Frame 1 (no input): blank canvas, image omitted
Frame 60 (no input): blank canvas, image omitted
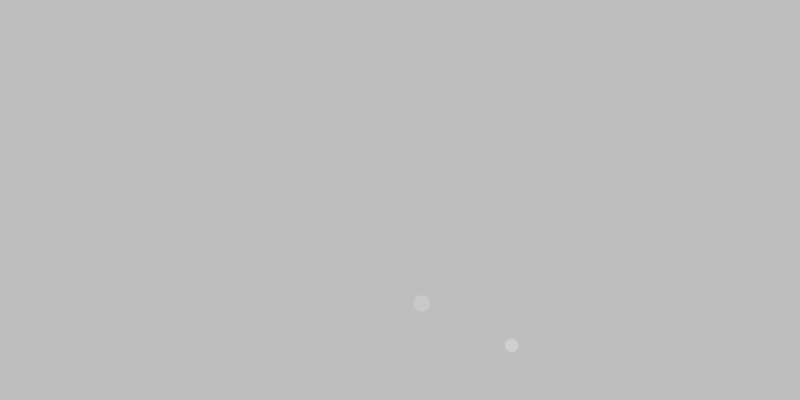
Frame 120 (the mouse pressed at the canvas centre since frame 60)

The p5.js sketch whose frames 1 and 60 were blank and that drew this single picture after the mouse press (run headless with seeded random() and noise() and a simulated clock; from frame 60 on, the mouse is pressed at the canvas centre):

// p5.js sketch
// ── sketch.js
let particleSystem;
function setup() {
    createCanvas(800, 400);
    particleSystem = new ParticleSystem();
}

function draw() {
    background(190);
    particleSystem.loop();
}

function mousePressed() {
    particleSystem.addParticles(mouseX, mouseY, 10);
}
// ── particle-system.js
class ParticleSystem {
    constructor() {
        this.particles = [];
        this.gravity = createVector(0, 0.1);
    }

    addParticles(x, y, num) {
        for (let i = 0; i < num; i++) {
            const p = new Particle(x, y, random(5, 10));
            const randomForce = p5.Vector.random2D();
            randomForce.setMag(random(1, 5));
            p.applyForce(randomForce);
            this.particles.push(p);
        }
    }

    loop() {
        for (let i = this.particles.length-1; i >= 0; i--) {
            const p = this.particles[i];
            if (p.isDead()) {
                this.particles.splice(i, 1);
            }
            p.applyForce(this.gravity);
            p.update();
            p.display();
        }
    }
}
// ── particle.js
class Particle {
    constructor(x, y, r) {
        this.pos = createVector(x, y);
        this.vel = createVector();
        this.acc = createVector();
        this.r = r;
        this.friction = 0.995;
        this.maxAge = random(10, 100);
        this.age = 0;
    }

    update() {
        this.age++;
        this.vel.add(this.acc);
        this.pos.add(this.vel);
        this.acc.mult(0);
        this.vel.mult(this.friction);
        //this.bounce();
    }

    display() {
        noStroke();
        const alpha = map(this.age, 0, this.maxAge, 255, 0);
        fill(255, alpha);
        circle(this.pos.x, this.pos.y, this.r * 2);
    }

    isDead() {
        return this.age > this.maxAge;
    }

    applyForce(force) {
        this.acc.add(force);
    }

    bounce() {
        if(this.pos.y > height) {
            this.pos.y = height;
            this.vel.y *= -1;
        } else if (this.pos.y < 0) {
            this.pos.y = 0;
            this.vel.y *= -1;
        } 

        if (this.pos.x > width) {
            this.pos.x = width;
            this.vel.x *= -1;
        } else if (this.pos.x < 0) {
            this.pos.x = 0;
            this.vel.x *= -1;
        }
    }

    
}
